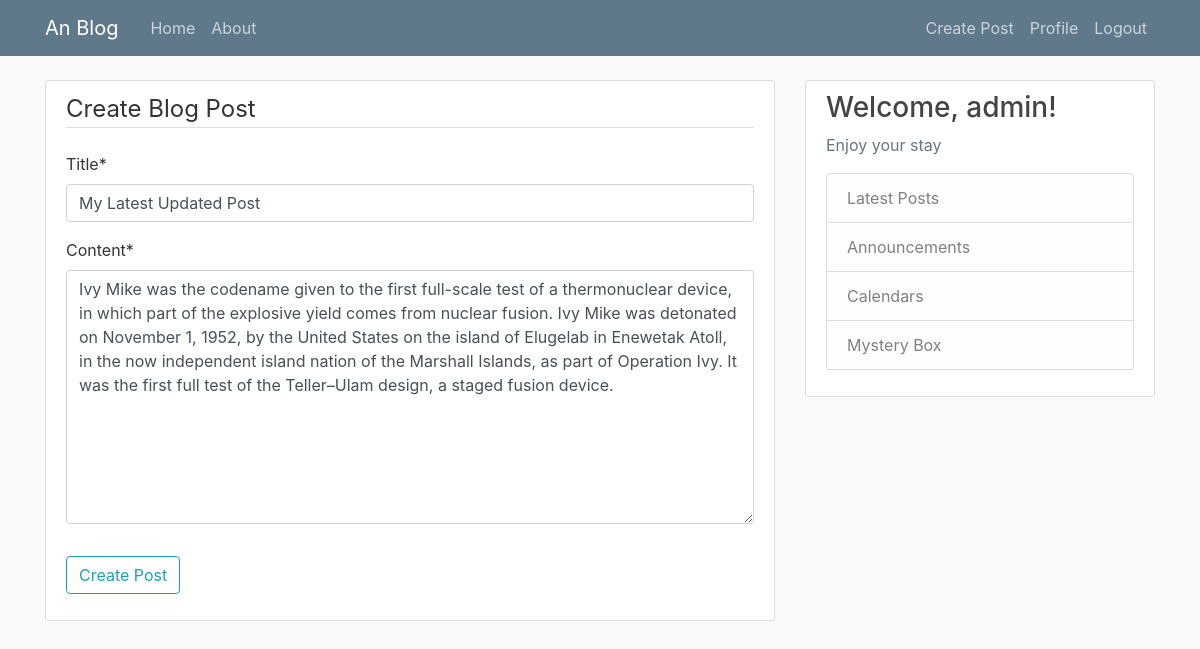
/post/29/update/ (signed in), run on the app's committed database.
### blog/models.py (models this page shows, shortened)
class Post(models.Model):
    title = models.CharField(max_length=100)
    content = models.TextField()
    date_posted = models.DateTimeField(default=timezone.now)  # auto filled
    author = models.ForeignKey(User, on_delete=models.CASCADE)

### blog/views.py (the view, shortened to what this page needs)
# urls.py: path('post/<int:pk>/update/', PostUpdateView.as_view(), name='post-update'),
class PostUpdateView(LoginRequiredMixin, UserPassesTestMixin, UpdateView):
    model = Post
    fields = ['title', 'content']
    def test_func(self):
        post = self.get_object()  # grab post we are trying to update
        if self.request.user == post.author:
            return True
        return False

### blog/templates/blog/post_form.html (shortened to what this page needs)
{% extends "blog/base.html" %}
{% load crispy_forms_tags %}
{% block content %}
    <div class="content-section">
        <form method="POST">
            <fieldset class="form-group">
                <legend class="border-bottom mb-4">
                    Create Blog Post
                </legend>
                {{ form|crispy }}
            </fieldset>
            <div class="form-group">
                <button class="btn btn-outline-info" type="submit">
                    Create Post
                </button>
            </div>
        </form>
    </div>
{% endblock content %}

### blog/templates/blog/base.html (shortened to what this page needs)
{% load static %}
<!DOCTYPE html>
<html lang="en">
<head>
    <link rel="stylesheet" href="https://cdn.jsdelivr.net/npm/bootstrap@4.0.0/dist/css/bootstrap.min.css">
    <link rel="stylesheet" type="text/css" href="{% static 'blog/main.css' %}">
</head>
<body>
    <header class="site-header">
      <nav class="navbar navbar-expand-md navbar-dark bg-steel fixed-top">
        <div class="container">
          <a class="navbar-brand mr-4" href="{% url 'blog-home' %}">An Blog</a>
          <div class="collapse navbar-collapse" id="navbarToggle">
            <div class="navbar-nav mr-auto">
              <a class="nav-item nav-link" href="{% url 'blog-home' %}">Home</a>
              <a class="nav-item nav-link" href="{% url 'blog-about' %}">About</a>
            </div>
            <div class="navbar-nav">
                {% if user.is_authenticated %}
                    <a class="nav-item nav-link" href="{% url 'post-create' %}">Create Post</a>
                    <a class="nav-item nav-link" href="{% url 'profile' %}">Profile</a>
                    <a class="nav-item nav-link" href="{% url 'logout' %}">Logout</a>
                {% else %}
                    <a class="nav-item nav-link" href="{% url 'login' %}">Login</a>
                    <a class="nav-item nav-link" href="{% url 'register' %}">Register</a>
                {% endif %}
            </div>
          </div>
        </div>
      </nav>
    </header>
    <main role="main" class="container">
      <div class="row">
        <div class="col-md-8">
            {% block content %}{% endblock %}
        </div>
        <div class="col-md-4">
          <div class="content-section">
            {% if user.is_authenticated %}
                <h3>Welcome, {{ user.username }}!</h3>
            {% else %}
                <h3>Welcome to An Blog!</h3>
            {% endif %}
            <p class='text-muted'>Enjoy your stay
              <ul class="list-group">
                <li class="list-group-item list-group-item-light">Latest Posts</li>
                <li class="list-group-item list-group-item-light">Announcements</li>
                <li class="list-group-item list-group-item-light">Calendars</li>
                <li class="list-group-item list-group-item-light">Mystery Box</li>
              </ul>
            </p>
          </div>
        </div>
      </div>
    </main>
</body>
</html>

### blog/static/blog/main.css (style rules this page uses)
body { background: #fafafa; color: #333333; margin-top: 5rem; }
h1, h2, h3, h4, h5, h6 { color: #444444; }
ul { margin: 0; }
.bg-steel { background-color: #5f788a; }
.site-header .navbar-nav .nav-link { color: #cbd5db; }
.content-section { background: #ffffff; padding: 10px 20px; border: 1px solid #dddddd; border-radius: 3px; margin-bottom: 20px; }

### data on the page
Post: title "My Latest Updated Post", content "Ivy Mike was the codename given to the first full-scale test of a thermonuclear device, in which part of the explosive yield comes from nuclear fusion. Ivy Mike was detonated on November 1, 1952, by the United States on the island of Elugelab in Enewetak Atoll, in the now independent island nation of the Marshall Islands, as part of Operation Ivy. It was the first full test of the Teller–Ulam design, a staged fusion device."

### other printed values
{{ user.username }} "admin"
